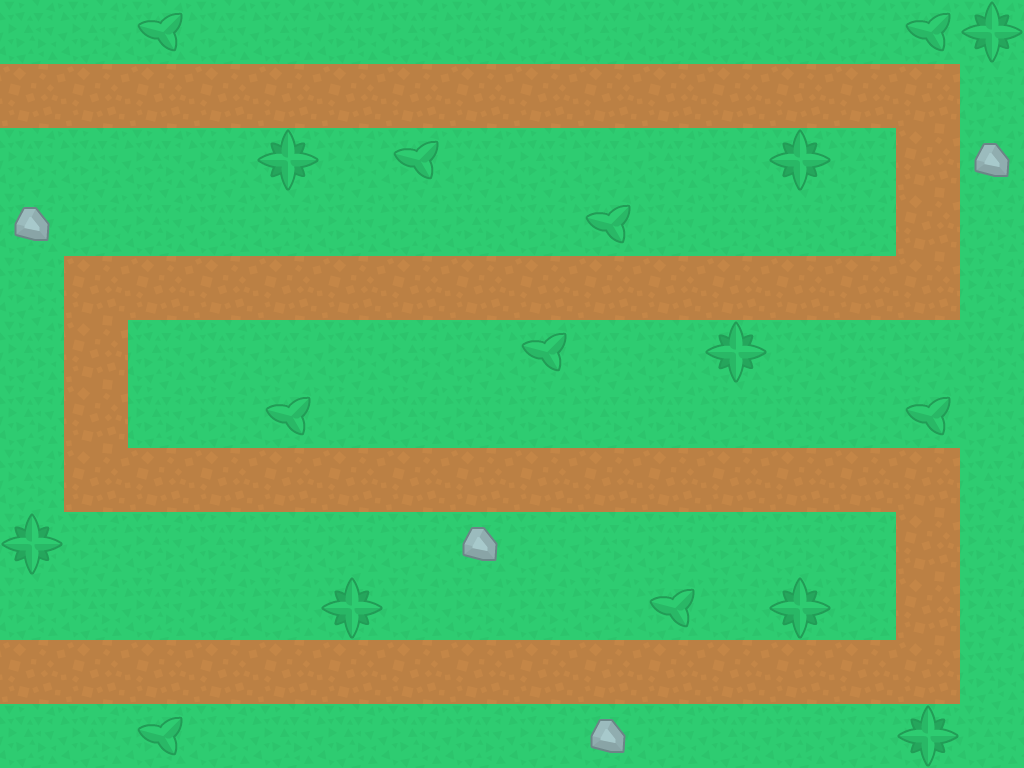

Rendered tile map (Tiled .tmx) drawn with the repository's tilesets; below, a short description and the full map source, tile grids included:
An orthogonal 16x12 tile map with 64x64 px tiles, 2 tile layers (Ground, Foliage).

<map version="1.2" tiledversion="1.2.3" orientation="orthogonal" renderorder="right-down" width="16" height="12" tilewidth="64" tileheight="64" infinite="0" nextlayerid="6" nextobjectid="1">
 <tileset firstgid="1" source="tilesheet.tsx" />
 <layer id="1" name="Ground" width="16" height="12">
  <data encoding="csv">
25,25,25,25,25,25,25,25,25,25,25,25,25,25,25,25,
168,168,168,168,168,168,168,168,168,168,168,168,168,168,168,25,
25,25,25,25,25,25,25,25,25,25,25,25,25,25,168,25,
25,25,25,25,25,25,25,25,25,25,25,25,25,25,168,25,
25,168,168,168,168,168,168,168,168,168,168,168,168,168,168,25,
25,168,25,25,25,25,25,25,25,25,25,25,158,25,25,25,
25,168,25,25,25,25,25,25,25,25,25,25,25,25,158,25,
25,168,168,168,168,168,168,168,168,168,168,168,168,168,168,25,
25,25,25,25,25,25,25,25,25,25,25,25,25,25,168,25,
25,25,25,25,25,25,25,25,25,25,25,25,25,25,168,25,
168,168,168,168,168,168,168,168,168,168,168,168,168,168,168,25,
25,25,25,25,25,25,25,25,25,25,25,25,25,25,25,25
</data>
 </layer>
 <layer id="2" name="Foliage" width="16" height="12">
  <data encoding="csv">
0,0,133,0,0,0,0,0,0,0,0,0,0,0,133,135,
0,0,0,0,0,0,0,0,0,0,0,0,0,0,0,0,
0,0,0,0,135,0,133,0,0,0,0,0,135,0,0,136,
136,0,0,0,0,0,0,0,0,133,0,0,0,0,0,0,
0,0,0,0,0,0,0,0,0,0,0,0,0,0,0,0,
0,0,0,0,0,0,0,0,133,0,0,135,0,0,0,0,
0,0,0,0,133,0,0,0,0,0,0,0,0,0,133,0,
0,0,0,0,0,0,0,0,0,0,0,0,0,0,0,0,
135,0,0,0,0,0,0,136,0,0,0,0,0,0,0,0,
0,0,0,0,0,135,0,0,0,0,133,0,135,0,0,0,
0,0,0,0,0,0,0,0,0,0,0,0,0,0,0,0,
0,0,133,0,0,0,0,0,0,136,0,0,0,0,135,0
</data>
 </layer>
</map>
